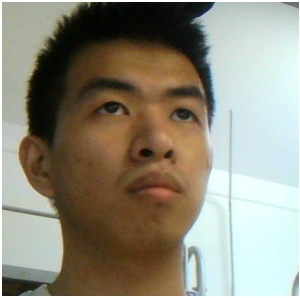
#> input picture data_faces_from_camera/1.Adminstrator.7337/img_face_1.jpg, 300 x 298 px; its folder holds only this picture in this run
$ python train.py
#> lines starting #> are read from the running program, lines starting #| are printed output that depends on the picture
import os
import cv2
from PIL import Image
import numpy as np


def getImageAndLabel(path):
    # 人脸数据路径
#> called with path = 'data_faces_from_camera'
    faceSamples = []
    # id
    ids = []
    facesids= []
    names = []
    Phones=[]
    #记录脸的个数
    numofFaces=0
    # 获取当前路径的文件夹
    dirs = os.listdir(path)
    # 加载分类器
    faceCascade = cv2.CascadeClassifier('haarcascade_frontalface_default.xml')
    # 遍历文件夹
    for dir in dirs:
        # 获取文件夹路径
        dir_path = os.path.join(path, dir)
        # 获取文件夹下的图片
        imagePaths = [os.path.join(dir_path, f) for f in os.listdir(dir_path)]
        # 获取id
        id = int(dir.split('.')[0])
        facesids.append(id)
        names.append(dir.split('.')[1])
        Phones.append(dir.split('.')[2])
        numofFaces = numofFaces+1
        # 遍历图片
        for imagePath in imagePaths:
            # 转换为灰度图
            PIL_img = Image.open(imagePath).convert('L')
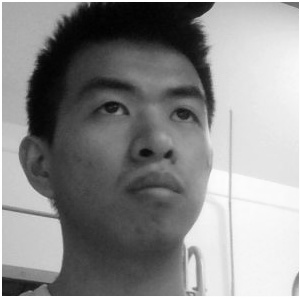
#> PIL_img: PIL image 300x298 L; min 1, max 255, mean 139.1
            # 转换为数组
            img_numpy = np.array(PIL_img, 'uint8')
            # 人脸检测
            faces = faceCascade.detectMultiScale(img_numpy)
#> faces = [[60, 38, 180, 180]]

            if (len(faces) == 0):
                print("没找到人脸在：%s",imagePath)
            else:
                print("找到人脸在：%s",imagePath)
                # 遍历人脸
                for (x, y, w, h) in faces:
                    # 添加人脸数据
                    faceSamples.append(img_numpy[y:y + h, x:x + w])
                    # 添加id
                    ids.append(id)
#> this loop made 1 pass
#> after the loop, faceSamples = 1 item; ids = [1]
    # 返回人脸数据和id
    return numofFaces , faceSamples, ids ,facesids, names ,Phones


if __name__ == '__main__':
    # 获取人脸数据和姓名
    numofFaces, faces, ids, facesids, names ,Phones = getImageAndLabel('data_faces_from_camera')
#> numofFaces = 2; faces = 2 items; ids = [1, 1]; facesids = [1, 1]; names = ['Adminstrator', 'diaomao']; Phones = ['7337', '7337']

    # 导入人脸识别模型
    recognizer = cv2.face.LBPHFaceRecognizer_create()

    # 训练模型
    recognizer.train(faces, np.array(ids))
    # 保存模型
    recognizer.save('./face_trainer.yml')
    print("训练完成！模型保存为./face_trainer.yml")

    # 打开文件
    fo = open("Facelist.txt", "w")
    print ("文件名为: ", fo.name)

    fo.write(str(numofFaces)+"\n")
    for i in range(numofFaces):
        strtoWrite = str(facesids[i])+"."+names[i]+"."+Phones[i] +"\n"
        fo.write( strtoWrite )

    # 关闭文件
    fo.close()
